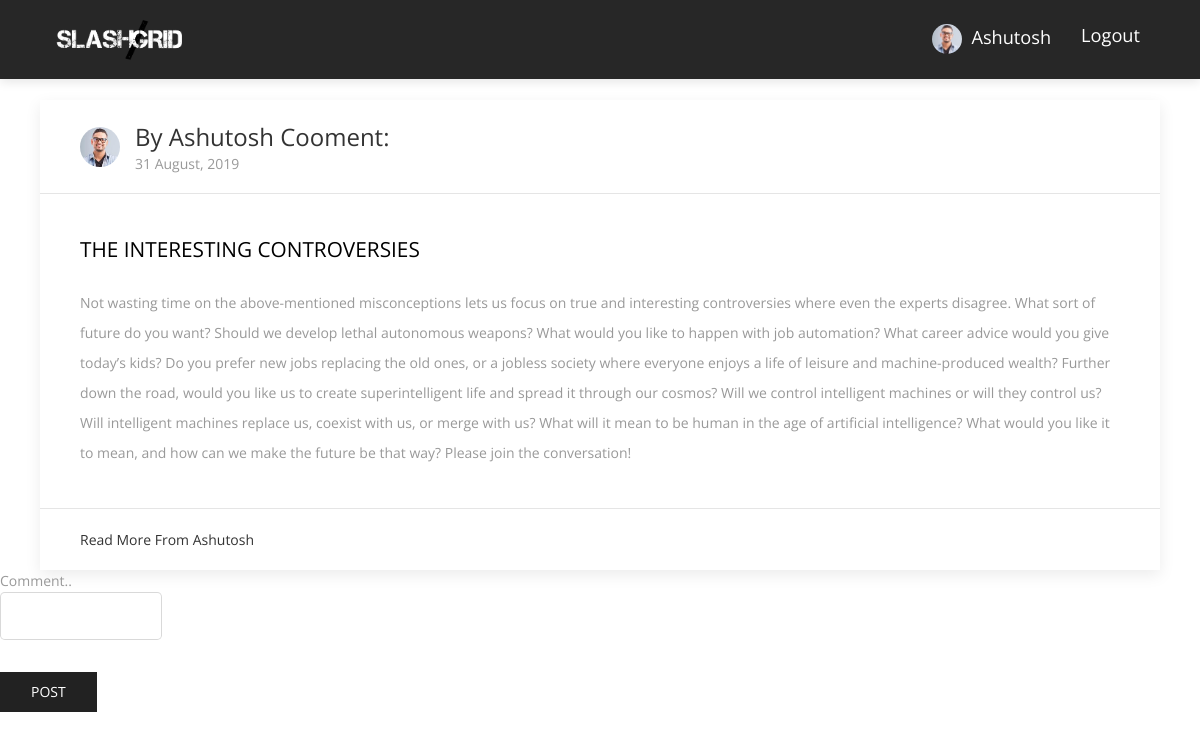
The app's page /post/9 (signed in), older data.
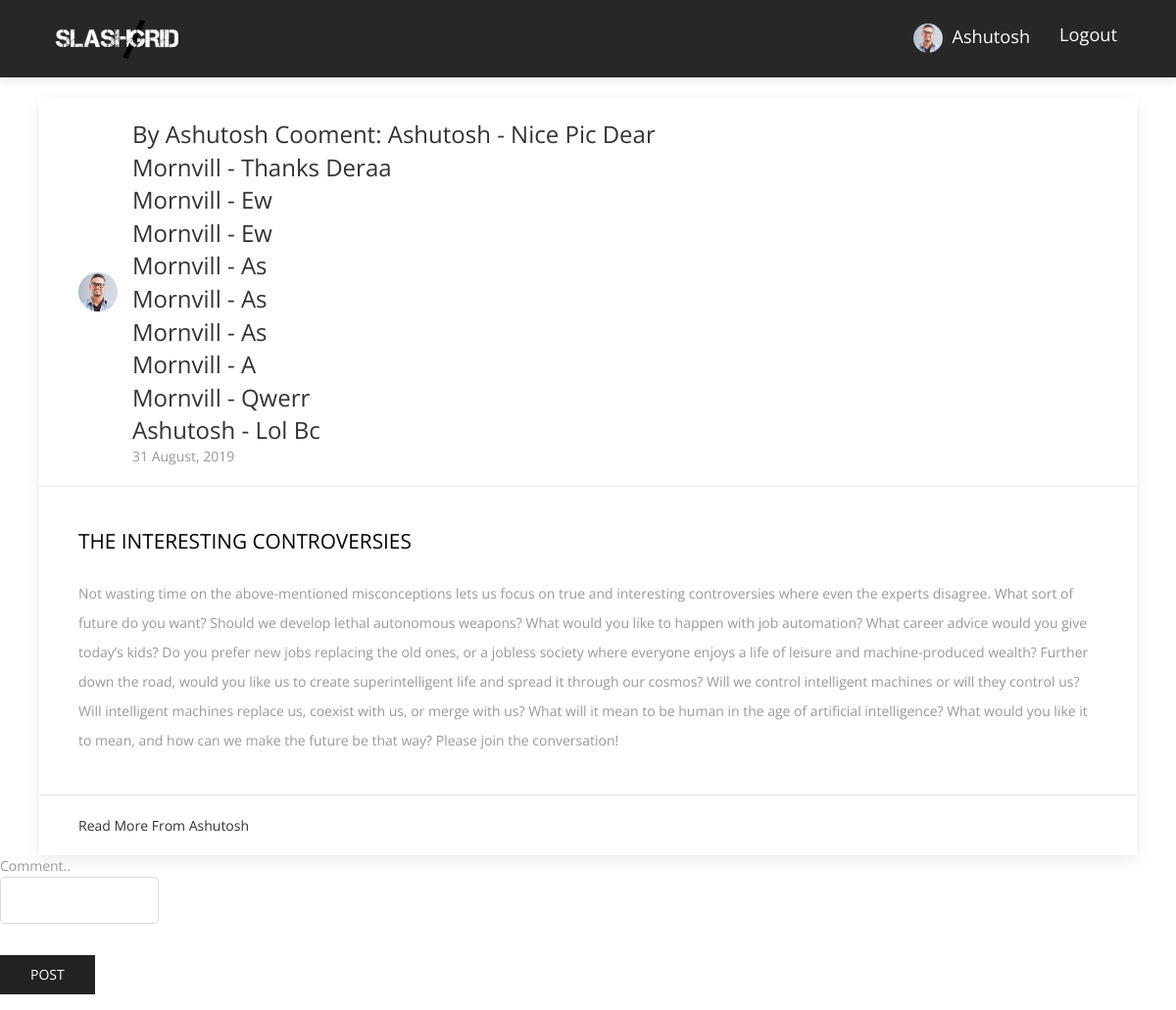
The same page, newer data.
### flaskblog/models.py (models this page shows, shortened)
class User(db.Model, UserMixin):
    id = db.Column(db.Integer, primary_key=True)
    username = db.Column(db.String(20), unique=True, nullable=False)
    email = db.Column(db.String(120), unique=True, nullable=False)
    image_file = db.Column(db.String(20), nullable=False, default='default.jpg')
    password = db.Column(db.String(60), nullable=False)
    fb_link = db.Column(db.String(120), unique=True, nullable=True)
    posts = db.relationship('Post', backref='author', lazy=True)
    comment = db.relationship('Comments', backref='author', lazy=True)

class Post(db.Model):
    id = db.Column(db.Integer, primary_key=True)
    title = db.Column(db.String(100), nullable=False)
    date_posted = db.Column(db.DateTime, nullable=False, default=datetime.utcnow)
    content = db.Column(db.Text, nullable=False)
    user_id = db.Column(db.Integer, db.ForeignKey('user.id'), nullable=False)
    comment = db.relationship('Comments', backref='post', lazy=True)

class Comments(db.Model):
    id = db.Column(db.Integer, primary_key=True)
    title = db.Column(db.String(100), nullable=False)
    date_posted = db.Column(db.DateTime, nullable=False, default=datetime.utcnow)
    post_id = db.Column(db.Integer, db.ForeignKey('post.id'), nullable=False)
    user_id = db.Column(db.Integer, db.ForeignKey('user.id'), nullable=False)

### flaskblog/posts/routes.py (the view)
@posts.route("/post/<int:post_id>", methods=['GET', 'POST'])
@login_required
def post(post_id):
    comment = Comments.query.filter_by(post_id=post_id)
    form = CommentsForm()
    if form.validate_on_submit():
        post = Post.query.get(post_id)
        comment = Comments(title=form.title.data, author= current_user, post=post)
        db.session.add(comment)
        db.session.commit()
        return redirect(url_for('posts.post', post_id=post.id))
    post = Post.query.get_or_404(post_id)
    return render_template('post.html', title=post.title, post=post, comments=comment, form=form)

### flaskblog/posts/forms.py
class CommentsForm(FlaskForm):
    title = StringField('Comment..', validators=[DataRequired()])
    submit = SubmitField('Post')

### flaskblog/models.py (called while the page is built)
@login_manager.user_loader
def load_user(user_id):
    return User.query.get(int(user_id))

### flaskblog/templates/post.html (shortened to what this page needs)
{% extends "base.html" %}
{% block content %}
<div class="uk-container" style="margin-top:100px">
    <div class="uk-card uk-card-default uk-width-1-1@m">
      <div class="uk-card-header">
            <div class="uk-grid-small uk-flex-middle" uk-grid>
                <div class="uk-width-auto">
                    <img class="uk-border-circle" width="40" height="40" src="{{ url_for('static', filename='profile_pics/' + post.author.image_file) }}">
                </div>
                <div class="uk-width-expand">
                <h3 class="uk-card-title uk-margin-remove-bottom"  style="text-transform:capitalize">By  {{ post.author.username }} cooment:
                {% for comment in comments %}
                {{ comment.author.username }} - {{ comment.title }}
                <br>
                {% endfor %}
                </h3>
                    <p class="uk-text-meta uk-margin-remove-top"><time datetime="{{ post.date_posted.strftime('%d %B %Y') }}">{{ post.date_posted.strftime('%d %B, %Y') }}</time></p>
                </div>
            </div>
        </div>
        <div class="uk-card-body">
          <p style="font-size: 1.3em;color:black;">{{ post.title }}</p>
          <br>
            <p>{{ post.content }}</p>
        </div>
        <div class="uk-card-footer">
            <a href="{{ url_for('users.user_posts', username=post.author.username) }}" class="uk-button uk-button-text" style="text-transform: capitalize">Read more from {{ post.author.username }}</a>
        </div>
    </div>
</div>
<div class="limiter desk row" >
  <div class="container-login100">
    <div class="wrap-login101 col-lg-8">
      <form class="login100-form validate-form" method="POST" action="" >
                  <fieldset class="form-group">
                      <div class="form-group">
                          {{ form.title.label(class="form-control-label") }}
                          {% if form.title.errors %}
                              {{ form.title(class="form-control form-control-lg is-invalid") }}
                              <div class="invalid-feedback">
                                  {% for error in form.title.errors %}
                                      <span>{{ error }}</span>
                                  {% endfor %}
                              </div>
                          {% else %}
                              {{ form.title(class="form-control form-control-lg") }}
                          {% endif %}
                      </div>
                  </fieldset>
                  <div class="form-group">
                      {{ form.submit(class="uk-button uk-button-secondary") }}
                  </div>
      </form>
    </div>
  </div>
</div>
{% endblock %}

### flaskblog/templates/base.html (shortened to what this page needs)
<!DOCTYPE html>
<html>
<head>
    <link rel="stylesheet" href="{{ url_for('static', filename='uikit-3.1.8/css/uikit.min.css') }}" />
    <link rel="stylesheet" href="https://maxcdn.bootstrapcdn.com/bootstrap/4.0.0/css/bootstrap.min.css">
  <link href="{{ url_for('static', filename='plugins/bootstrap/css/bootstrap.min.css') }}" rel="stylesheet">
  <link href="{{ url_for('static', filename='plugins/themefisher-font/style.css') }}" rel="stylesheet">
  <link href="{{ url_for('static', filename='plugins/slick/slick.css') }}" rel="stylesheet">
  <link href="{{ url_for('static', filename='plugins/slick/slick-theme.css') }}" rel="stylesheet">
  <link rel="stylesheet" href="https://stackpath.bootstrapcdn.com/font-awesome/4.7.0/css/font-awesome.min.css">
  <link href="{{ url_for('static', filename='css/style.css') }}" rel="stylesheet">
    </head>
    <body class="uk-margin-large-top">
            <main role="main" class="">
                    <div class="">
                      <div class="">
                        {% block content %}{% endblock %}
                      </div>
                    </div>
            </main>
</body>
</html>
    </body>
</html>

### flaskblog/templates/navbar.html (shortened to what this page needs)
<nav class="navbar main-nav  fixed-top navbar-expand-lg" style="background:#272727 !important">
    <div class="container">
        <a class="navbar-brand" href="/"><img src="{{ url_for('static', filename='images/download2.png') }}" alt="logo" width="150" style="padding:10px"></a>
        <div class="collapse navbar-collapse" id="navbarNav">
        <ul class="navbar-nav ml-auto">
          {% if current_user.is_authenticated %}
          <li class="nav-item">
              <a class="nav-link" href="{{ url_for('users.account') }}" style="text-transform: capitalize;color:white;font-size:1.3em">
                  <img class="rounded-circle" src="{{ url_for('static', filename='profile_pics/' + current_user.image_file) }}" width="30">
                  &nbsp;{{ current_user.username }}
              </a>
          </li>
          <li class="nav-item">
              <a class="nav-link" href="{{ url_for('users.logout') }}" style="color:white;font-size:1.3em">Logout</a>
          </li>
         {% endif %}
        </ul>
        </div>
    </div>
</nav>

### flaskblog/static/css/style.css (style rules this page uses)
body { font-family: "Open Sans", sans-serif; -webkit-font-smoothing: antialiased; }
h1, h2, h3, h4, h5, h6 { font-family: "Open Sans", sans-serif; color: #5e5e5e; font-weight: 400; line-height: 1; }
h3 { font-size: 36px; }
p, a, li, blockquote, label, span { font-size: 14px; letter-spacing: 0; line-height: 22px; color: #999999; margin-bottom: 0; }
p { line-height: 30px; }
.transition, .main-nav, .main-nav .navbar-brand { transition: .3s ease; }
.main-nav { background: #7d71d3; box-shadow: 0px 3px 10px 0px rgba(0, 0, 0, 0.1); }
.main-nav .navbar-brand { padding: 0; }
.main-nav .navbar-nav .nav-item { position: relative; }
.main-nav .navbar-nav .nav-item .nav-link { position: relative; text-align: center; font-size: 13px; color: #000; padding-left: 15px; padding-right: 15px; }

Row changes from the older to the newer data that the page shows:
now on this page (row edited): Comments: author.username "Ashutosh", title "Nice Pic Dear"
now on this page (row edited): Comments: author.username "Mornvill", title "Thanks Deraa"
added Comments: author.username "Mornvill", title "Ew"
added Comments: author.username "Mornvill", title "Ew"
added Comments: author.username "Mornvill", title "As"
added Comments: author.username "Mornvill", title "As"
added Comments: author.username "Mornvill", title "As"
added Comments: author.username "Mornvill", title "A"
added Comments: author.username "Mornvill", title "Qwerr"
added Comments: author.username "Ashutosh", title "Lol Bc"
